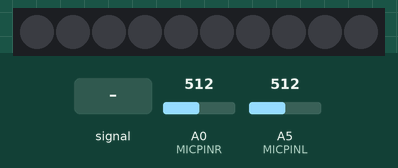
Simulated run of this sketch. Board: Arduino Uno, built with avr-gcc and run on an emulated ATmega328P. On the bench: 10 RGB LEDs in strip order, left to right. The inputs (shaded band) are chosen by the test bench; at power-on: A0 (MICPINR) = 512, A5 (MICPINL) = 512. Dim RGB values are drawn brighter than linear.

Above: at 1.2 s.
1.3 s: A0 (MICPINR) fed a 200 Hz sine of ±81 counts around its level
At 1.8 s:
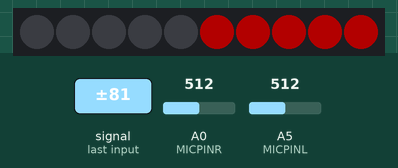
2.8 s: A5 (MICPINL) fed a 2 Hz sine of ±306 counts around its level
At 8.8 s:
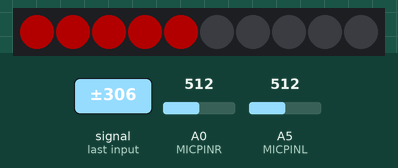
Timing chart, 0 to 10.3 s (numbered marks = the images above; inputs shaded):
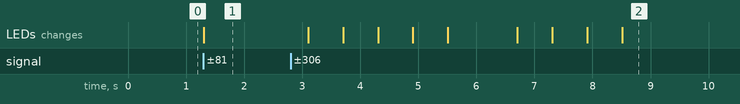

The sketch:

p4_aud_algo.ino
```cpp
#include <Adafruit_NeoPixel.h>

#define LEDSTRP     6
#define MICPINR     A0
#define MICPINL     A5
const int NUMPIXELS = 10;     // 10 LEDs on LED strip
const int SAMPLEWINDOW = 100; // Sample window width in mS
const int PEAK_THRESH = 30;   // loud enough to be a clap

Adafruit_NeoPixel strip(NUMPIXELS, LEDSTRP, NEO_GRB + NEO_KHZ800);

void setup() {
  Serial.begin(250000);
  strip.begin();            // INITIALIZE NeoPixel strip object
  strip.setBrightness(100); // (max = 255)
  strip.clear();            // Set all pixel colors to 'off'
  strip.show();             // Turn OFF all pixels ASAP
}

void loop() {
  int signal_max_left = 0;
  int signal_min_left = 1024;
  int signal_max_right = 0;
  int signal_min_right = 1024;
  unsigned long start_millis = millis(); // Start of sample window

  // sample p2p left and right for 1 SAMPLEWINDOW
  while (millis() - start_millis < SAMPLEWINDOW) {
    int sample_left = analogRead(MICPINL);
    int sample_right = analogRead(MICPINR);
    if (sample_left < 1024 && sample_right < 1024) { // toss out spurious readings
      if (sample_left > signal_max_left)
        signal_max_left = sample_left;
      else if (sample_left < signal_min_left)
        signal_min_left = sample_left;
      if (sample_right > signal_max_right)
        signal_max_right = sample_right;
      else if (sample_right < signal_min_right)
        signal_min_right = sample_right;
    }
  }
  // max - min = peak-peak amplitude
  int p2p_left = signal_max_left - signal_min_left;
  int p2p_right = signal_max_right - signal_min_right;

  // if loud enough, change side
  if (p2p_left > PEAK_THRESH || p2p_right > PEAK_THRESH) {
    strip.clear();
    // change to the louder side
    if (p2p_left + 2 > p2p_right)
      strip.fill(strip.Color(150, 0, 0), 0, 5);
    else
      strip.fill(strip.Color(150, 0, 0), 5, 5);
    strip.show();
    delay(500);
  }
}
```

Measured:
- after the input at 1.3 s, the LEDs: change at once (image 1)
- after the input at 2.8 s, the LEDs: change after 0.30 s (image 2)
